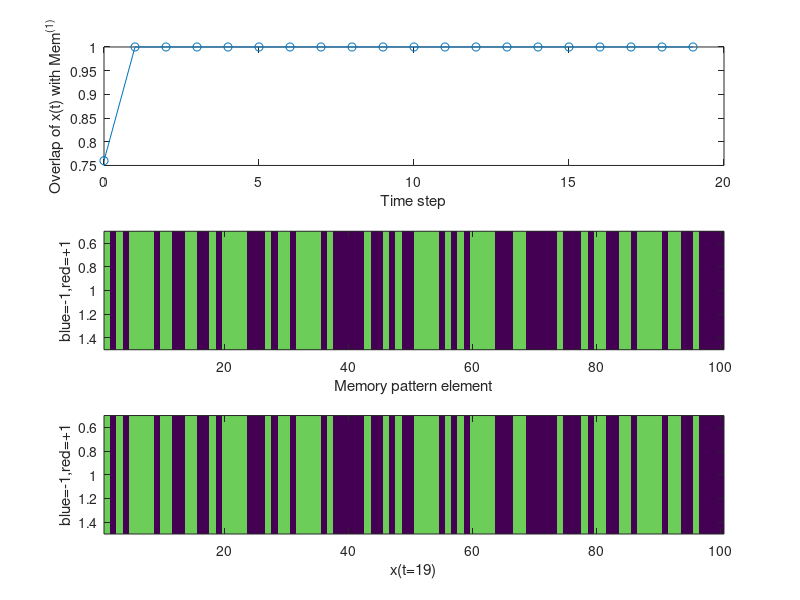

Write MATLAB code to recreate this figure.
clear all; %clear all variables
close all; %close all open figure windows
%DEFINE NETWORK PARAMETERS
NumPatt = 1 %Number of memory patterns that network will attempt to store and retrieve
N = 100 %Number of neurons in the network (and number of elements in a memory pattern)
NumTimeSteps = 20 %length of run
%MEMORY PATTERNS
Mem_mat = 2*round(rand(N,NumPatt))-1; %random strings  of 1's and -1's
%DEFINE SYNAPTIC WEIGHT MATRIX
W_mat = Mem_mat*Mem_mat';
%INITIALIZE NETWORK ACTIVITY
qStart = 0.7; %average overlap of initial activity pattern with first memory (the one to be retrieved)
for i=1:N
 if rand < qStart %assign x_i equal to Mem(i,1)
 x_vect(i)=Mem_mat(i,1);
 else %assign random value for x_i
 if rand < .5
 x_vect(i) = 1;
 else
 x_vect(i) = -1;
 end
 end
end
%compute initial overlap
q_vect = zeros(1,NumTimeSteps);
q_vect(1) = x_vect*Mem_mat(:,1)/N; 

%RUN MODEL AND COMPUTE OVERLAP AT EACH TIME STEP
for tStep=2:NumTimeSteps
 x_vect = (2*(W_mat*x_vect' >= 0) - 1)'; %update rule
 q_vect(tStep) = x_vect*Mem_mat(:,1)/N; %compute overlap of newly updated x_vect with Mem1
end

figure(1)
subplot(3,1,1)
plot(0:NumTimeSteps-1,q_vect,'-o')
xlabel('Time step')
ylabel('Overlap of x(t) with Mem^{(1)}')
subplot(3,1,2)
image(50*Mem_mat(:,1)')
xlabel('Memory pattern element')
ylabel('blue=-1,red=+1')
subplot(3,1,3)
image(50*x_vect)
xlabel(strcat('x(t=',num2str(NumTimeSteps-1),')'))
ylabel('blue=-1,red=+1')